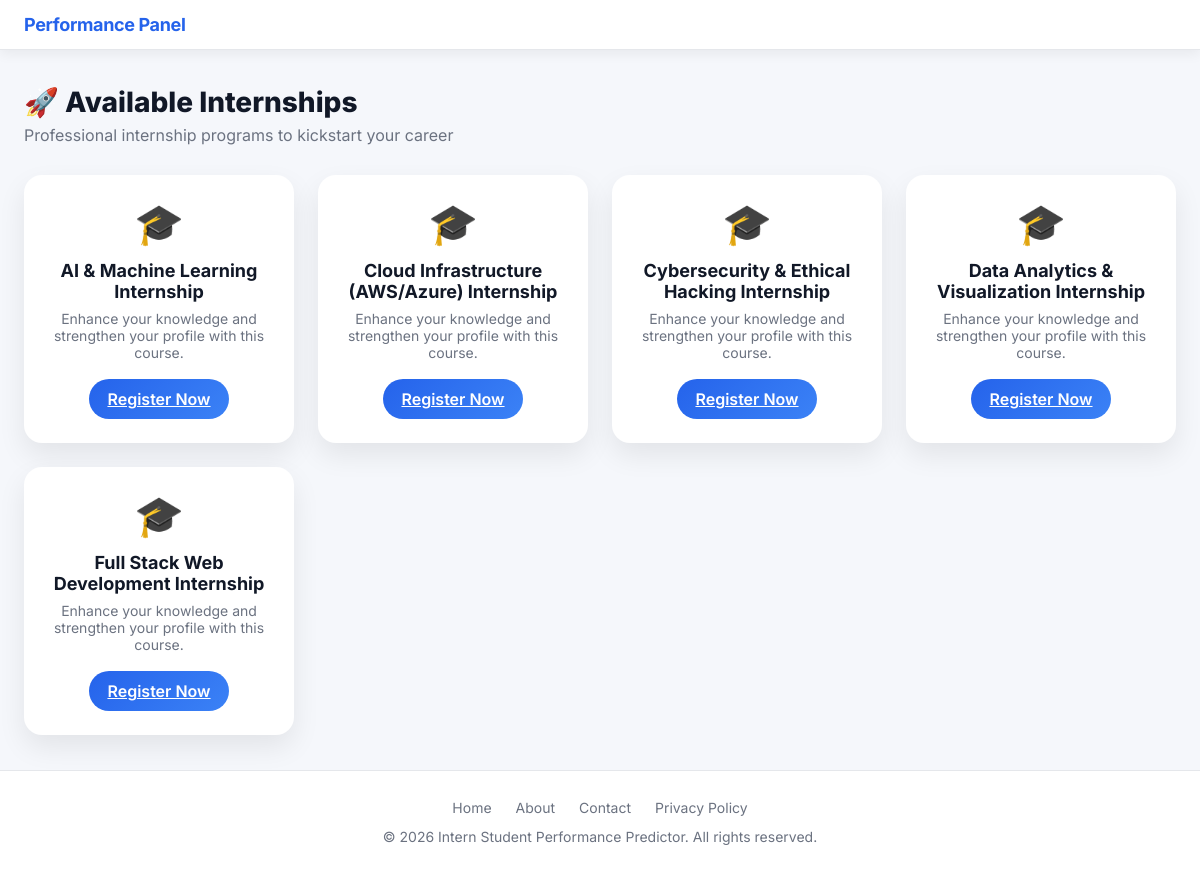
/student/courses (signed in), run on the app's committed database.
### tables this page shows
CREATE TABLE courses (
            id INTEGER PRIMARY KEY AUTOINCREMENT,
            name TEXT UNIQUE NOT NULL,
            total_expected_tasks INTEGER DEFAULT 10 -- New: For course completion calculation
        , description TEXT, duration TEXT);

### intern_routes.py (the view)
@intern_bp.route("/student/courses", endpoint="intern_courses")
def intern_courses():
    if not is_intern_logged_in():
        return redirect(url_for("auth.login"))
    conn = sqlite3.connect(DATABASE)
    cursor = conn.cursor()
    cursor.execute("SELECT name FROM courses ORDER BY name")
    suggested_internships = [row[0] for row in cursor.fetchall()]
    conn.close()
    return render_template(
        "intern_courses.html",
        username=session["username"],
        suggested_courses=suggested_internships,
    )

### admin_routes.py (called while the page is built, shortened)
@admin_bp.app_context_processor
def inject_pending_counts():
    if not session.get("logged_in") or session.get("role") != "admin":
        return dict(pending_counts={})

### database.py (called while the page is built)
def is_intern_logged_in() -> bool:
    return session.get("role") == "intern"

### templates/intern_courses.html (shortened to what this page needs)
<!DOCTYPE html>
<html lang="en">
<head>
    <link rel="stylesheet" href="{{ url_for('static', filename='css/style.css') }}">
</head>
<body data-role="{{ session.get('role', 'intern') }}">
    <header class="header">
        <div class="container">
            <div class="flex">
                <span class="header-brand">Performance Panel</span>
            </div>
        </div>
    </header>
    <main class="main-content">
        <div class="container">
            <h2 class="page-title">🚀 Available Internships</h2>
            <p class="subtitle">
                Professional internship programs to kickstart your career
            </p>
            {% if suggested_courses %}
            <div class="course-grid">
                {% for course in suggested_courses %}
                <div class="course-card">
                    <div class="course-icon">🎓</div>
                    <h3 class="course-title">{{ course }}</h3>
                    <p class="course-desc">
                        Enhance your knowledge and strengthen your profile with this course.
                    </p>
                    <a href="{{ url_for('intern.intern_course_details', course_name=course) }}" class="course-btn">
                        Register Now
                    </a>
                </div>
                {% endfor %}
            </div>
            {% else %}
            <p class="text-muted">No internship opportunities available at the moment.</p>
            {% endif %}
        </div>
    </main>
    <footer class="footer">
        <div class="container">
            <div class="footer-links">
                <a href="{{ url_for('auth.index') }}">Home</a>
                <a href="{{ url_for('auth.about') }}">About</a>
                <a href="{{ url_for('auth.contact') }}">Contact</a>
                <a href="#">Privacy Policy</a>
            </div>
            <p>&copy; 2026 Intern Student Performance Predictor. All rights reserved.</p>
        </div>
    </footer>
    <div class="fab-container">
    </div>
</body>
</html>

### static/css/style.css (style rules this page uses)
:root { --bg-main: #f5f7fb; --bg-secondary: #ffffff; --card-bg: #ffffff; --border-color: #e5e7eb; --text-primary: #111827; --text-secondary: #6b7280; --primary: #2563eb; --primary-light: #3b82f6; --success: #10b981; --warning: #f59e0b; --danger: #ef4444; --purple: #8b5cf6; --teal: #14b8a6; --pink: #ec4899; --gray: #9ca3af; --radius-sm: 8px; --radius-md: 14px; --radius-lg: 20px; --shadow-sm: 0 4px 12px rgba(0, 0, 0, 0.06); --shadow-md: 0 10px 30px rgba(0, 0, 0, 0.08); --font-main: 'Inter', system-ui, sans-serif; }
* { margin: 0; padding: 0; box-sizing: border-box; }
body { font-family: var(--font-main); background: var(--bg-main); color: var(--text-primary); min-height: 100vh; display: flex; flex-direction: column; }
.container { max-width: 1400px; margin: 0 auto; padding: 0 24px; }
.header { background: var(--card-bg); border-bottom: 1px solid var(--border-color); box-shadow: var(--shadow-sm); position: sticky; top: 0; z-index: 100; }
.header .container { padding-top: 14px; padding-bottom: 14px; }
.header .flex { display: flex; align-items: center; justify-content: space-between; flex-wrap: wrap; gap: 16px; }
.header-brand { font-size: 18px; font-weight: 700; color: var(--primary); letter-spacing: -0.02em; }
.footer { margin-top: auto; background: var(--card-bg); border-top: 1px solid var(--border-color); padding: 28px 0; text-align: center; color: var(--text-secondary); font-size: 14px; }
.footer-links { display: flex; justify-content: center; gap: 24px; margin-bottom: 12px; }
.footer-links a { color: var(--text-secondary); text-decoration: none; }
.fab-container { position: fixed; bottom: 24px; right: 24px; display: flex; flex-direction: column; gap: 10px; z-index: 50; }
.main-content { padding: 35px 0; }
.subtitle { margin-top: 6px; color: var(--text-secondary); }
.page-title { font-size: 26px; font-weight: 700; margin-bottom: 20px; }

### templates/intern_courses.html (style rules this page uses)
.page-title { font-size: 28px; font-weight: 800; margin-bottom: 6px; }
.subtitle { color: #6b7280; margin-bottom: 30px; }
.course-grid { display: grid; grid-template-columns: repeat(auto-fill, minmax(260px, 1fr)); gap: 24px; }
.course-card { background: #ffffff; border-radius: 18px; padding: 24px; box-shadow: 0 12px 28px rgba(0, 0, 0, 0.08); display: flex; flex-direction: column; align-items: center; text-align: center; transition: transform 0.25s, box-shadow 0.25s; }
.course-icon { font-size: 40px; margin-bottom: 12px; }
.course-title { font-size: 18px; font-weight: 700; margin-bottom: 8px; }
.course-desc { font-size: 14px; color: #6b7280; margin-bottom: 18px; }
.course-btn { background: linear-gradient(135deg, #2563eb, #3b82f6); color: #fff; padding: 10px 18px; border-radius: 20px; border: none; font-weight: 600; cursor: pointer; transition: transform 0.2s, box-shadow 0.2s; }

### data on the page
courses: name "AI & Machine Learning Internship"
courses: name "Cloud Infrastructure (AWS/Azure) Internship"
courses: name "Cybersecurity & Ethical Hacking Internship"
courses: name "Data Analytics & Visualization Internship"
courses: name "Full Stack Web Development Internship"
